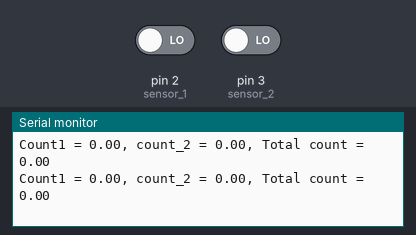
Simulated run of this sketch. Board: Arduino Nano, built with avr-gcc and run on an emulated ATmega328P. Shown: the last lines printed to the serial monitor. The inputs (shaded band) are chosen by the test bench; at power-on: pin 2 (sensor_1) LOW, pin 3 (sensor_2) LOW.

Above: at 1.2 s.
1.3 s: pin 2 (sensor_1) driven HIGH
At 1.34 s:
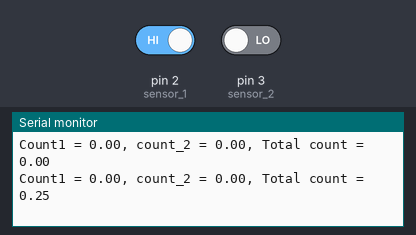
4.3 s: pin 3 (sensor_2) driven HIGH
At 4.36 s:
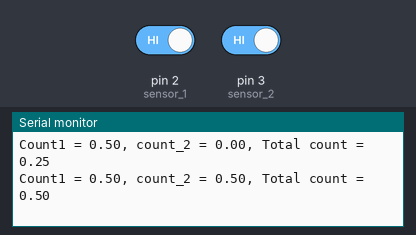
7.3 s: pin 2 (sensor_1) driven LOW
At 7.38 s:
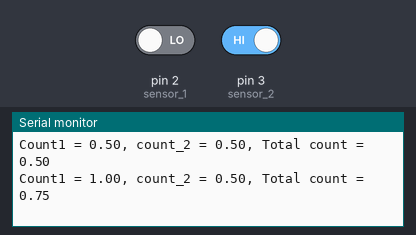
10.3 s: pin 3 (sensor_2) driven LOW
At 10.35 s:
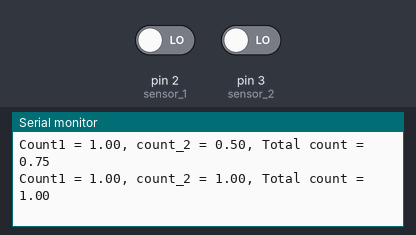
Timing chart, 0 to 13.3 s (numbered marks = the images above; inputs shaded):
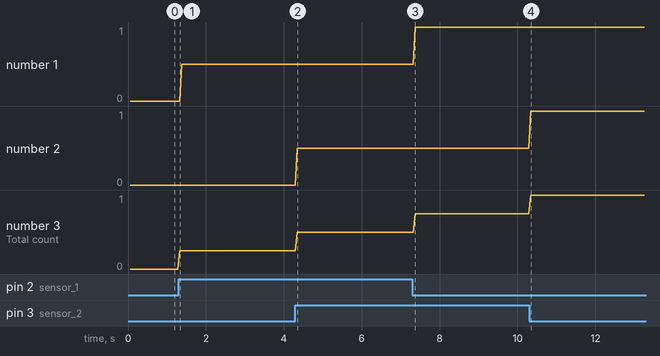

Measured:
- after the input at 1.3 s, the serial monitor: prints a new line at once (image 1)
- after the input at 4.3 s, the serial monitor: prints a new line after 0.05 s (image 2)
- after the input at 7.3 s, the serial monitor: prints a new line after 0.07 s (image 3)
- after the input at 10.3 s, the serial monitor: prints a new line at once (image 4)
- plotted number 1: 0 → 0.5 after the input at 1.3 s
- plotted number 3: 0 → 0.25 after the input at 1.3 s, 0.5 → 0.75 after the input at 7.3 s

The sketch:

sensor_test.ino
```cpp
/*
 Pin connections:
    Sensor1      Arduino Nano
 1) output        2
 2) GND           GND/Power supply(-)
 3) VCC           Power supply(+)

   Sensor2       Arduino Nano
 1) output        3
 2) GND           GND/Power supply(-)
 3) VCC           Power supply(+)

 Note: Please make sure GND of Arduino is made common to Power supply(-)
 */

const byte sensor_1 = 2;
const byte sensor_2 = 3;

float count_1 = 0.0;
float count_2 = 0.0;

void setup() {

  Serial.begin(9600);
  Serial.println("_____________Axle counting test code____________");
  // put your setup code here, to run once:
  attachInterrupt(digitalPinToInterrupt(sensor_1), isr_1, CHANGE);
  attachInterrupt(digitalPinToInterrupt(sensor_2), isr_2, CHANGE);

}

void loop() {
  // put your main code here, to run repeatedly:
  Serial.print("Count1 = ");
  Serial.print(count_1);
  Serial.print(", ");
  Serial.print("count_2 = ");
  Serial.print(count_2);
  Serial.print(", ");
  Serial.print("Total count = ");
  Serial.println((count_1+count_2)/2.0);
  delay(20);
}

void isr_1()
{
  count_1 = count_1 + 0.5;
}

void isr_2()
{
  count_2 = count_2 + 0.5;
}
```
